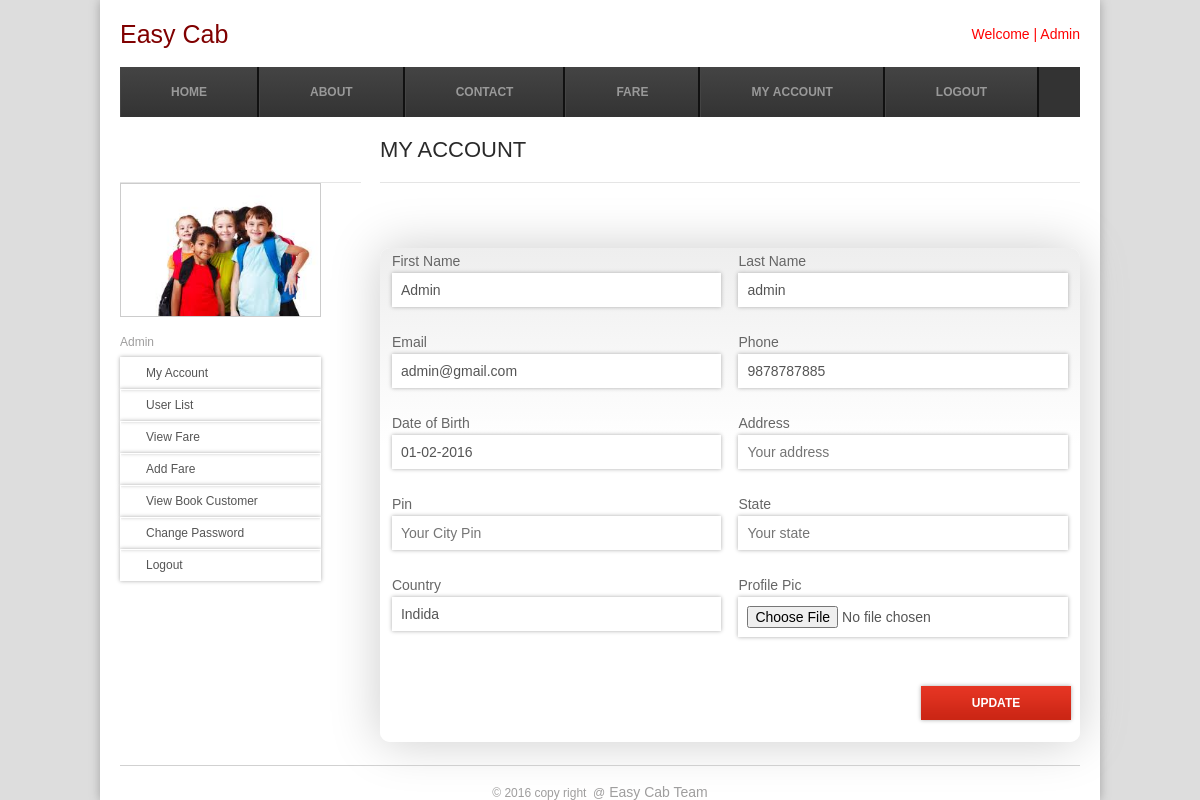
Page /myaccount.php (signed in) on the committed database.
### tables this page shows
CREATE TABLE `register` (
  `id` bigint(20) NOT NULL AUTO_INCREMENT,
  `fname` varchar(50) NOT NULL DEFAULT '',
  `lname` varchar(50) NOT NULL DEFAULT '',
  `email` varchar(100) NOT NULL DEFAULT '',
  `contact` varchar(20) DEFAULT NULL,
  `password` varchar(25) NOT NULL DEFAULT '',
  `dob` varchar(50) DEFAULT NULL,
  `address` varchar(255) DEFAULT NULL,
  `pin` varchar(10) DEFAULT NULL,
  `state` varchar(100) DEFAULT NULL,
  `country` varchar(255) DEFAULT NULL,
  `file_upload` varchar(255) DEFAULT NULL,
  `user_type` varchar(20) DEFAULT NULL,
  `adding_date` datetime DEFAULT NULL,
  `emp_id` varchar(100) DEFAULT NULL,
  `bank_name` varchar(100) DEFAULT NULL,
  `status` char(1) DEFAULT '1',
  PRIMARY KEY (`id`),
  UNIQUE KEY `idIndex` (`email`)
);

### dbconfigur.php (called while the page is built, shortened)
<?php
if (isset($_SESSION['user_id'])) {
    $user_id = $_SESSION['user_id'];
} else {
    $user_id = "";
}
?>

### myaccount.php (the view, shortened to what this page needs)
<?php
include './dbconfigur.php';
if (!empty($user_id)) {
    ?>
    <html>
        <head>
            <?php include './title.php'; ?>
        </head>
        <body>
            <?php include './header.php'; ?>
            <?php include './leftmenu.php'; ?>
            <div class="gallery">
                <div class="about">
                    <h4>My Account</h4>
                    <form name="registration" action="myaccount.php" method="post" enctype="multipart/form-data">
                        <?php
                        $sqlquery = "select * from register where id = '$user_id'";
                        $result = mysql_query($sqlquery);
                        if (mysql_num_rows($result) > 0) {
                            $row = mysql_fetch_array($result);
                            ?>
                            <fieldset class="indv">
                                <div class="indv_fields ">
                                    <label for="name">First Name</label>
                                    <input type="text" name="txtfirstname" id="firstname" value="<?php echo $row['fname']; ?>"  />
                                </div>
                                <div class="indv_fields ">
                                    <label for="name">Last Name</label>
                                    <input type="text" name="txtlastname" id="lastname" value="<?php echo $row['lname']; ?>" placeholder="Please enter your last name"  />
                                </div>
                                <div class="indv_fields ">
                                    <label for="email">Email</label>
                                    <input type="email" name="txtemail" id="email" value="<?php echo $row['email']; ?>"  placeholder="Your email"/>
                                </div>
                                <div class="indv_fields ">
                                    <label for="phone">Phone</label>
                                    <input type="text" name="txtmobile" id="mobile" value="<?php echo $row['contact']; ?>"  />
                                </div>
                                <div class="indv_fields ">
                                    <label for="dob">Date of Birth</label>
                                    <input type="text" name="txtdob" id="dob" value="<?php echo $row['dob']; ?>" placeholder="Your Date of birth" onclick="scwShow(this, event)" readonly=""/>
                                </div>
                                <div class="indv_fields">
                                    <label for="address">Address</label>
                                    <input type="text" name="txtaddress" id="address" value="<?php echo $row['address']; ?>"  placeholder="Your address"/>
                                </div>
                                <div class="indv_fields">
                                    <label for="pin">Pin</label>
                                    <input type="text" name="txtpin" id="pin" value="<?php echo $row['pin']; ?>"  placeholder="Your City Pin"/>
                                </div>
                                <div class="indv_fields">
                                    <label for="state">State</label>
                                    <input type="text" name="txtstate" id="state" value="<?php echo $row['state']; ?>"  placeholder="Your state"/>
                                </div>
                                <div class="indv_fields">
                                    <label for="country">Country</label>
                                    <input type="text" name="txtcountry" id="country" value="<?php echo $row['country']; ?>"  placeholder="Your Country"/>
                                </div>
                                <div class="indv_fields">
                                    <label for="fileupload">Profile Pic</label>
                                    <input type="file" name="file" id="file" value=""  placeholder="Choose Your file"/>
                                </div>
                                <div>&nbsp;</div>
                                <div class="indv_fields">
                                </div>
                                <div class="indv_fields">
                                    <input type="submit" name="btnupdate" id="submit" value="Update"/>
                                </div>
                            </fieldset>
                        <?php } ?>
                    </form>
                </div>
            </div>
            <?php include './footer.php'; ?>
        </div>
    </body>
    </html>
    <?php
} else {
    header("location:login.php?msg=login");
}
?>

### css/style.css (style rules this page uses)
html,body,div,span,applet,object,iframe,h1,h2,h3,h4,h5,h6,p,blockquote,pre,a,abbr,acronym,address,big,cite,code,del,dfn,em,img,ins,kbd,q,s,samp,small,strike,strong,sub,sup,tt,var,b,u,i,dl,dt,dd,ol,nav ul,nav li,fieldset,form,label,legend,table,caption,tbody,tfoot,thead,tr,th,td,article,aside,canvas,details,embed,figure,figcaption,footer,header,hgroup,menu,nav,output,ruby,section,summary,time,mark,audio,video { margin:0;padding:0;border:0;font-size:100%;font:inherit;vertical-align:baseline; }
body { font-family: Arial, Helvetica, sans-serif; background-color:#EEEEEE; background: #ddd; -webkit-background-size: cover; -moz-background-size: cover; -o-background-size: cover; background-size: cover; }
.gallery { float:right; width: 700px; }
.gallery h4 { color: #2A2A2A; font-family: "Agency FB" Helvetica, sans-serif; font-weight: 300; font-size: 22px; text-transform: uppercase; line-height: 35px; padding: 15px 0px; letter-spacing: 0px; border-bottom: 1px solid #e5e5e5; margin-bottom: 13px; }
.gallery label { font-family: Arial, Helvetica, sans-serif; font-size:14px; color: #666; }
.gallery form { background: #fff; -webkit-border-radius: 10px; -moz-border-radius: 10px; border-radius: 10px; background: -webkit-gradient(linear, 0% 0%, 0% 40%, from(#EEE), to(#FFFFFF)); background: -moz-linear-gradient(0% 40% 90deg,#FFF, #EEE); -webkit-box-shadow:0px 0 50px #ccc; -moz-box-shadow:0px 0 50px #ccc; box-shadow:0px 0 50px #ccc; }
.gallery fieldset { border: none; }
.gallery input, textarea { padding: 8px; margin: 4px 0 20px 0; outline:none; width: 99%; font-size: 14px; color: #555; border: 1px rgb(255, 255, 255) solid; -webkit-box-shadow: 0px 0px 4px #aaa; -moz-box-shadow: 0px 0px 4px #aaa; box-shadow: 0px 0px 4px #aaa; -webkit-transition: background 0.3s linear; }
.gallery input[type="submit"] { font-family: Arial, Helvetica, sans-serif; font-weight: normal; font-size: 12px; text-transform: uppercase; border: none; cursor: pointer; color: #fff; display: inline-block; background: url(../images/search_shape.png) 0 0 repeat-x #ca2514; padding: 10px 15px; font-weight: bold; width:150px; float: right; }
.indv { width: 99%; height: 0 auto; padding: 0 5px; margin-top: 65px; }
.indv_fields { width: 48%; float: left; padding: 5px 1% 2px 1%; }
.indv_fields input, textarea, select { padding: 8px; margin: 4px 0 20px 0; outline:none; width: 99%; font-size: 14px; color: #555; border: 1px rgb(255, 255, 255) solid; -webkit-box-shadow: 0px 0px 4px #aaa; -moz-box-shadow: 0px 0px 4px #aaa; box-shadow: 0px 0px 4px #aaa; -webkit-transition: background 0.3s linear; }

### rows in the picture
register: txtfirstname "Admin", txtlastname "admin", txtemail "admin@gmail.com", txtmobile "9878787885", txtdob "01-02-2016", txtcountry "Indida"

### other values in the picture
$user_name "Admin"
